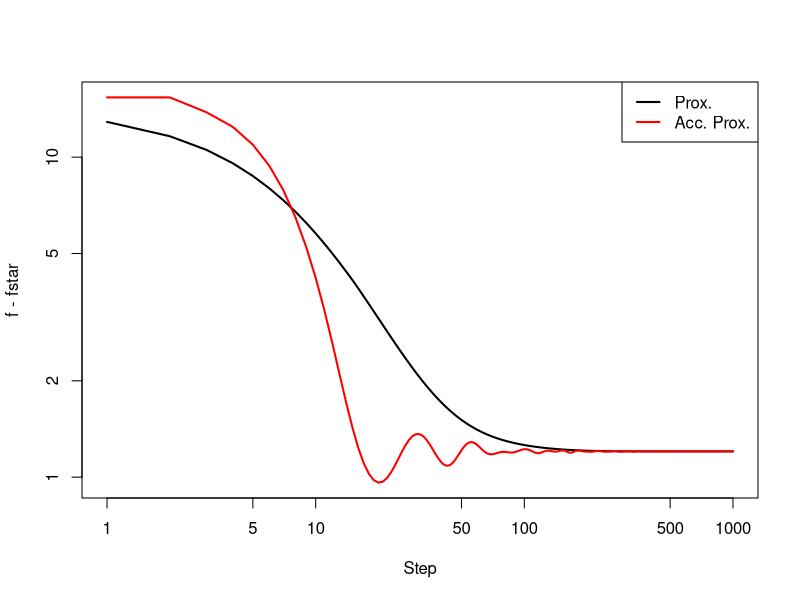

Generate this figure with R:
## ---- chunk 1
knitr::opts_chunk$set(echo = TRUE)
## ---- chunk 2
X <- as.matrix(read.csv("../data/birthwt/X.csv"))
y <- as.matrix(read.csv("../data/birthwt/y.csv"))

yc <- scale(y, scale = F)
Xc <- scale(X, scale = F)
ybar <- attributes(yc)$`scaled:center`
Xbar <- attributes(Xc)$`scaled:center`
## ---- chunk 3
norm_p <- function(v, p) {
  sum(abs(v)^p)^(1/p)
}
grad_g <- function(X, y, b) {
  -crossprod(X, y - X %*% b)
}
Stilde_groupj <- function(beta_groupj, lambda, t_step, w_groupj) {
  beta_groupj_norm2 <- norm_p(beta_groupj, 2)
  
  beta_groupj/beta_groupj_norm2 * 
    max(beta_groupj_norm2 - lambda * t_step * w_groupj, 0)  
}
## ---- chunk 4
fstar <- 84.5952
lambda <- 4
t_step <- 0.002
max_steps <- 1e3
group_idx <- list()
group_idx[[1]] <- 1:3 # age1, age2, age3
group_idx[[2]] <- 4:6 # lwt1, lwt2, lwt3
group_idx[[3]] <- 7:8 # white, black
group_idx[[4]] <- 9 # smoke
group_idx[[5]] <- 10:11 # ptl1, ptl2m
group_idx[[6]] <- 12 # ht
group_idx[[7]] <- 13 # ui
group_idx[[8]] <- 14:16 # ftv1, ftv2, ftv3m
n_groups <- length(group_idx)

w <- sapply(group_idx, function(groupj) sqrt(length(groupj)))
## ---- chunk 5
beta_init <- rep(0, ncol(Xc))
beta <- matrix(nrow = max_steps, ncol = length(beta_init))
beta[1, ] <- beta_init - t_step * grad_g(Xc, yc, beta_init)

for (k in 2:max_steps) {
  # update step
  beta[k,] <- beta[k - 1,] - t_step * grad_g(Xc, yc, beta[k - 1,])
  
  # proximal step
  for (j in 1:n_groups) {
    beta[k, group_idx[[j]]] <- 
      Stilde_groupj(beta[k,  group_idx[[j]]], lambda, t_step, w[j])
  }
}

beta_prox_sol <- beta[max_steps,] # extract solution

f <- apply(beta, 1, function(b) {
  h <- lambda * sum(w * sapply(group_idx, function(groupj) norm_p(b[groupj], 2)))
  crossprod(yc - Xc %*% b) + h
})
## ---- chunk 6
beta_init_m1 <- rep(0, ncol(Xc))
beta_init_00 <- rep(0, ncol(Xc))

beta <- matrix(nrow = max_steps + 2, ncol = ncol(Xc))
beta[1, ] <- beta_init_m1
beta[2, ] <- beta_init_00
#beta[1, ] <- beta_init - t_step * grad_g(Xc, yc, beta_init)

for (k in 3:nrow(beta)) {
  # momentum step
  v <- beta[k - 1,] + (k - 4)/(k - 1) * (beta[k - 1,] - beta[k - 2,])
  # update step
  beta[k,] <- v - t_step * grad_g(Xc, yc, beta[k - 1,])
  
  # proximal step
  for (j in 1:n_groups) {
    beta[k, group_idx[[j]]] <- 
      Stilde_groupj(beta[k,  group_idx[[j]]], lambda, t_step, w[j])
  }
}

f_acc <- apply(beta, 1, function(b) {
  h <- lambda * sum(w * sapply(group_idx, function(groupj) norm_p(b[groupj], 2)))
  crossprod(yc - Xc %*% b) + h
})

acc_min_idx <- which(f_acc == min(f_acc))
beta_acc_prox_sol <- beta[acc_min_idx,] # extract solution
## ---- chunk 7
plot(f - fstar, ylim = range(c(f, f_acc) - fstar), 
     xlab = "Step", ylab = "f - fstar",
     log = 'xy', type = 'l', lwd = 2)
lines(f_acc - fstar, col = 'red', lwd = 2)
legend("topright", legend = c("Prox.", "Acc. Prox."), 
       lwd = 2, seg.len = 1.5, col = c("black", "red"))
## ---- chunk 8
round(beta_prox_sol, 4)
round(beta_acc_prox_sol, 4)
## ---- chunk 9
#===== LASSO =====#
lambda <- 0.35
t_step <- 0.002
max_steps <- 1e4
group_idx <- list()
for (i in 1:ncol(Xc))
  group_idx[[i]] <- i
n_groups <- length(group_idx)

w <- sapply(group_idx, function(groupj) sqrt(length(groupj)))
beta_init <- rep(0, ncol(Xc))

beta_lasso <- matrix(nrow = max_steps, ncol = length(beta_init))
beta_lasso[1, ] <- beta_init - t_step * grad_g(Xc, yc, beta_init)

for (k in 2:max_steps) {
  # update step
  beta_lasso[k,] <- beta_lasso[k - 1,] - t_step * grad_g(Xc, yc, beta_lasso[k - 1,])
  
  # proximal step
  for (j in 1:n_groups) {
    beta_lasso[k, group_idx[[j]]] <- 
      Stilde_groupj(beta_lasso[k,  group_idx[[j]]], lambda, t_step, w[j])
  }
}

f <- apply(beta_lasso, 1, function(b) {
  h <- lambda * sum(w * sapply(group_idx, function(groupj) norm_p(b[groupj], 2)))
  crossprod(yc - Xc %*% b) + h
})
## ---- chunk 10
round(beta_prox_sol, 4)
round(beta_acc_prox_sol, 4)
round(beta_lasso[max_steps,], 4)
